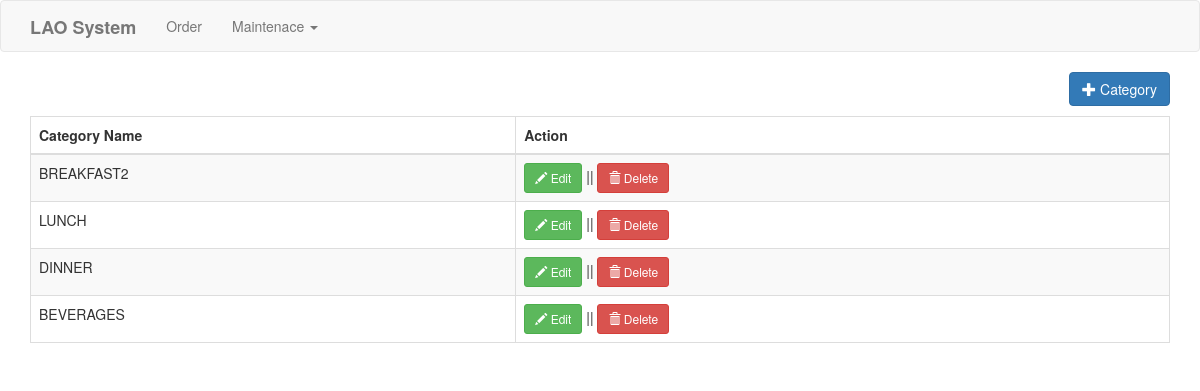
The app's page /ordersimple/category.php with its own data.
### tables this page shows
CREATE TABLE `category` (
  `categoryid` int(11) NOT NULL,
  `catname` varchar(30) NOT NULL
);

### ordersimple/category.php (the view, shortened to what this page needs)
<?php include('header.php'); ?>
<body>
<?php include('navbar.php'); ?>
<div class="container">
	<div class="row">
		<div class="col-md-12">
			<a href="#addcategory" data-toggle="modal" class="pull-right btn btn-primary"><span class="glyphicon glyphicon-plus"></span> Category</a>
		</div>
	</div>
	<div style="margin-top:10px;">
		<table class="table table-striped table-bordered">
			<thead>
				<th>Category Name</th>
				<th>Action</th>
			</thead>
			<tbody>
				<?php
					$sql="select * from category order by categoryid asc";
					$query=$conn->query($sql);
					while($row=$query->fetch_array()){
						?>
						<tr>
							<td><?php echo $row['catname']; ?></td>
							<td>
								<a href="#editcategory<?php echo $row['categoryid']; ?>" data-toggle="modal" class="btn btn-success btn-sm"><span class="glyphicon glyphicon-pencil"></span> Edit</a> || <a href="#deletecategory<?php echo $row['categoryid']; ?>" data-toggle="modal" class="btn btn-danger btn-sm"><span class="glyphicon glyphicon-trash"></span> Delete</a>
							</td>
						</tr>
						<?php
					}
				?>
			</tbody>
		</table>
	</div>
</div>
</body>
</html>

### records on screen
category: catname "BREAKFAST2"
category: catname "LUNCH"
category: catname "DINNER"
category: catname "BEVERAGES"
